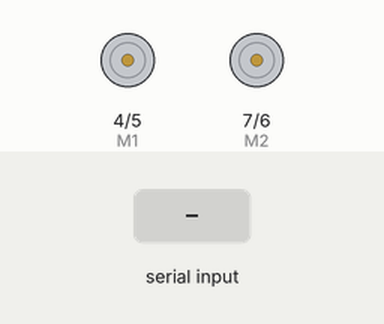
This sketch was run on a simulated Arduino Uno, built with avr-gcc and run on an emulated ATmega328P. On the bench: direction and speed pins drawn as motors (green arrow = direction pin HIGH = forward, orange = LOW = backward, longer = more drive). The test bench sets the inputs (shaded band). Random numbers use the default seed unless the sketch sets one; what the sketch prints to the serial monitor is not drawn.

Above: at 1.2 s.
1.3 s: "g" received over Serial
At 2.2 s:
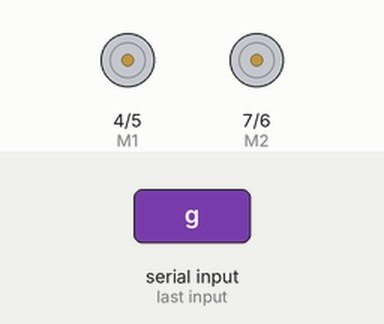
2.9 s: "r" received over Serial
At 3.9 s:
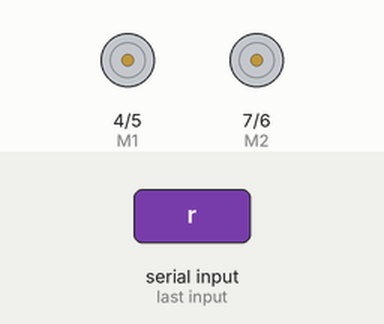
4.5 s: "l" received over Serial
At 5.2 s:
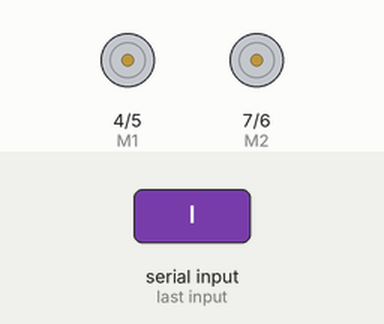
Timing chart, 0 to 7.5 s (numbered marks = the images above; inputs shaded):
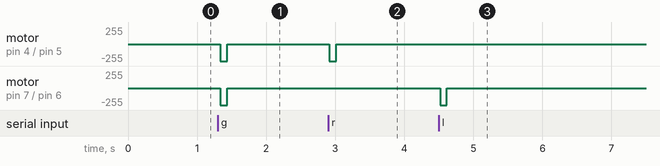

The sketch:

catomator.ino
```cpp
// Here's the motor manual : http://elesson.tc.edu.tw/md221/pluginfile.php/4241/mod_page/content/10/L298_Motor_Shield_Manual.pdf

//Arduino PWM Speed Control：

// V1 - simple interface

int M1 = 4;
int E1 = 5;
int E2 = 6;
int M2 = 7;


unsigned long awakeTime = 2000;
int AVOID_THRESHOLD = 10;
int FULL_THROTTLE = 255;

// After setup() finishes, the loop() function runs over and over
// again, forever (or until you turn off or reset the Arduino).
// This is usually where the bulk of your program lives:

void setup()
{
  Serial.begin(9600);
  pinMode(A0, INPUT);
  pinMode(M1, OUTPUT);
  pinMode(M2, OUTPUT);
  pinMode(E1, OUTPUT);
  pinMode(E2, OUTPUT);
  randomSeed(analogRead(A0));
}


void stopMotors () {
  analogWrite(E1, 0);
  analogWrite(E2, 0);
}

void back(int delayTime) {
  digitalWrite(M1, HIGH);
  digitalWrite(M2, HIGH);
  digitalWrite(E1, HIGH);
  digitalWrite(E2, HIGH);

  delay(delayTime);
}

void turn(int angle) { // negative is stop E1, positive stop E2
  if (angle < 0 ) {
    analogWrite(E1, 0);
    analogWrite(E2, FULL_THROTTLE);
  }
  else {
    analogWrite(E2, 0);
    analogWrite(E1, FULL_THROTTLE);
  }
  delay(abs(angle));
  stopMotors();
}

int negativeRandom() {
  if (random(100)>50) {
    return 1;
  }
  else {
    return -1;
  }
}

void go(int ms) {
  Serial.println("I'm going! I'm going!");
  digitalWrite(M1, LOW);
  digitalWrite(M2, LOW);
  analogWrite(E1, FULL_THROTTLE);
  analogWrite(E2, FULL_THROTTLE);
  delay(ms);
  stopMotors();
}

void loop()
{
  byte command = 0;
  Serial.println("Loop.");
  while (Serial.available() > 0 ) {
    command = Serial.read();
    Serial.print("Read: ");
    Serial.println(command);
    switch (command) {
      case 'g': go(100); break;
      case 'r': turn(100); break;
      case 'l': turn(-100); break;
      default: break;
    }
  }
}
```

Measured:
- after the input at 1.3 s, motor on pin 4 (M1) / pin 5 (E1), motor on pin 7 (M2) / pin 6 (E2): stopped → backward 255/255 at once, → stopped 0.10 s later
- after the input at 2.9 s, motor on pin 4 (M1) / pin 5 (E1): stopped → backward 255/255 at once, → stopped 0.10 s later
- after the input at 4.5 s, motor on pin 7 (M2) / pin 6 (E2): stopped → backward 255/255 at once, → stopped 0.10 s later
